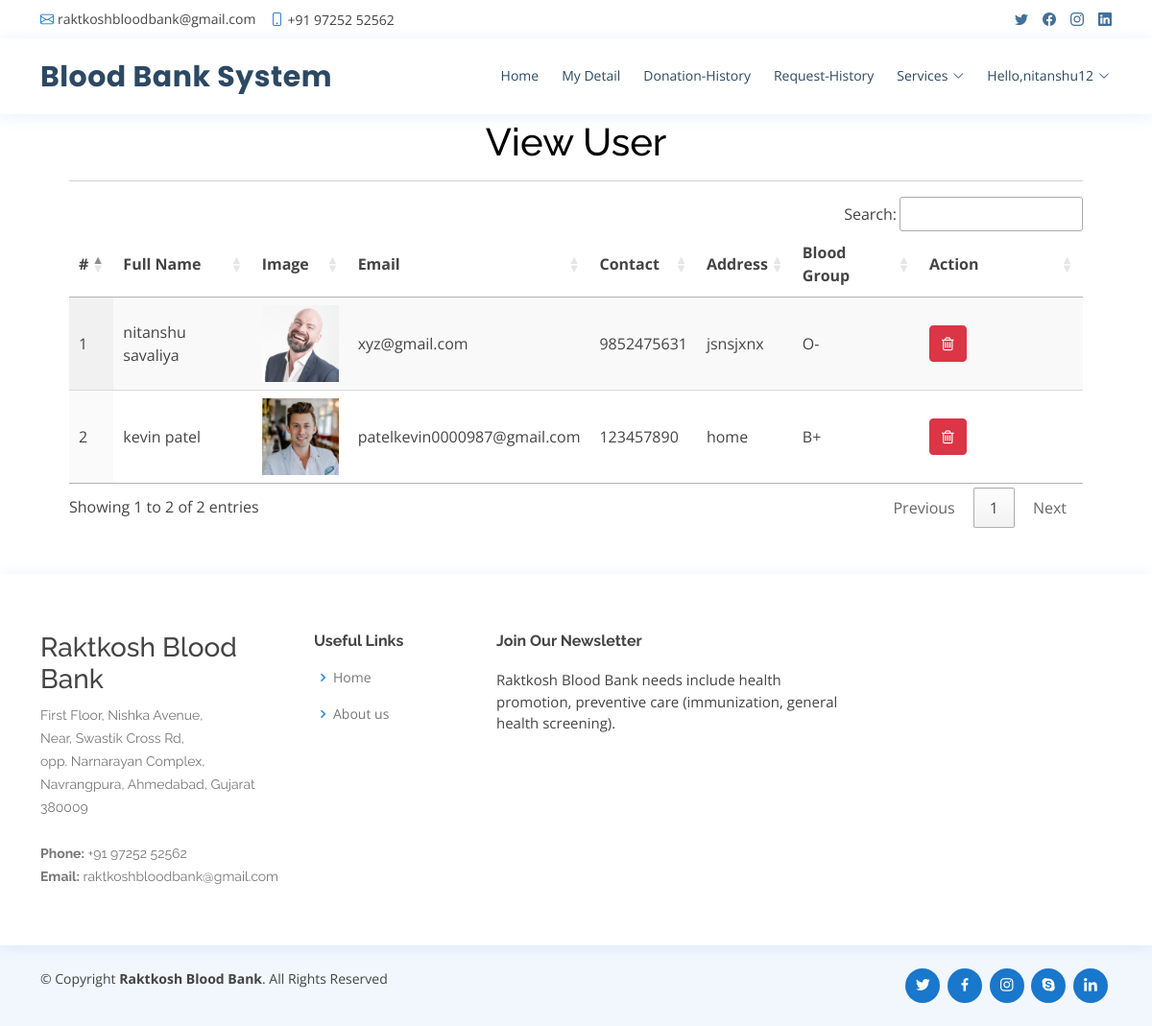
The page /view_user (signed in) on the database its author committed.
### raktkosh/models.py (models this page shows, shortened)
class UserProfile(models.Model):
    user = models.ForeignKey(User, on_delete=models.CASCADE, null=True)
    contact = models.CharField(max_length=100, null=True)
    address = models.CharField(max_length=100, null=True)
    blood_group = models.ForeignKey(Category, on_delete=models.CASCADE, null=True, blank=True)
    dob = models.DateField(null=True)
    image = models.FileField(null=True)

class Category(models.Model):
    name = models.CharField(max_length=100, null=True, blank=True)

### raktkosh/views.py (the view)
# urls.py: path('view_user', views.view_user, name='view_user'),
@login_required(login_url='admin_login')
def view_user(request):
    data = UserProfile.objects.all()
    d = {'data':data}
    return render(request,'view_user.html',d)

### raktkosh/templates/view_user.html
{% extends 'base.html' %}
{% load static %}
{% block body %}
<div class="container-fluid" style="width:90%;margin-top:8%">
                    <div class="container-fluid">
                        <h1 align="center" style=" color : #000000 ;margin-top:12%">View User</h1>
                         </div><hr>
                                <table id="example" class="display" style="width:100%">
                                  <thead>
                                    <tr>
                                      <th>#</th>
                                      <th>Full Name</th>
                                      <th>Image</th>
                                      <th>Email</th>
                                      <th>Contact</th>
                                      <th>Address</th>
                                      <th>Blood Group</th>
                                      <th>Action</th>
                                  </tr>
                              </thead>
                              <tbody>
                              {% for i in data %}
                                <tr>
                                  <td>{{forloop.counter}}</td>
                                  <td>{{i.user.first_name}} {{i.user.last_name}}</td>
                                  <td><img src="{{i.image.url}}" style="width:80px;height:80px"></td>
                                  <td>{{i.user.email}}</td>
                                  <td>{{i.contact}}</td>
                                  <td>{{i.address}}</td>
                                  <td>{{i.blood_group.name}}</td>
                                    <td style="width:150px">
                                      <a href="{% url 'delete_user' i.id %}" ><button class="btn btn-danger" onclick="return confirm('Are you sure?')"><i class="fa fa-trash-o"></i></button></a></td>
                              </tr>
                              {% endfor %}
                          </tbody>
                      </table>
                  </div>
{% endblock %}

### raktkosh/templates/base.html (shortened to what this page needs)
<!DOCTYPE html>
<html lang="en">
  {% load static %}
  {% load active_link_tags %}
<head>
  <link href="{% static 'vendor/fontawesome-free/css/all.min.css' %}" rel="stylesheet">
  <link href="{% static 'vendor/animate.css/animate.min.css' %}" rel="stylesheet">
  <link href="{% static 'vendor/bootstrap/css/bootstrap.min.css' %}" rel="stylesheet">
  <link href="{% static 'vendor/bootstrap-icons/bootstrap-icons.css' %}" rel="stylesheet">
  <link href="{% static 'vendor/boxicons/css/boxicons.min.css' %}" rel="stylesheet">
  <link href="{% static 'vendor/glightbox/css/glightbox.min.css' %}" rel="stylesheet">
  <link href="{% static 'vendor/remixicon/remixicon.css' %}" rel="stylesheet">
  <link href="{% static 'vendor/swiper/swiper-bundle.min.css' %}" rel="stylesheet">
  <link href="{% static 'css/style.css' %}" rel="stylesheet">
  <link rel="stylesheet" href="https://cdnjs.cloudflare.com/ajax/libs/font-awesome/4.7.0/css/font-awesome.min.css">
  <link rel='stylesheet' type='text/css' href="https://cdn.datatables.net/1.10.21/css/jquery.dataTables.min.css">
  <link rel='stylesheet' type='text/css' href="https://cdn.datatables.net/buttons/1.6.2/css/buttons.dataTables.min.css">
</head>
<body>
  <div id="topbar" class="d-flex align-items-center fixed-top">
    <div class="container d-flex justify-content-between">
      <div class="contact-info d-flex align-items-center">
        <i class="bi bi-envelope"></i> <a href="mailto:contact@example.com">raktkoshbloodbank@gmail.com</a>
        <i class="bi bi-phone"></i> +91 97252 52562
      </div>
      <div class="d-none d-lg-flex social-links align-items-center">
        <a href="#" class="twitter"><i class="bi bi-twitter"></i></a>
        <a href="#" class="facebook"><i class="bi bi-facebook"></i></a>
        <a href="#" class="instagram"><i class="bi bi-instagram"></i></a>
        <a href="#" class="linkedin"><i class="bi bi-linkedin"></i></i></a>
      </div>
    </div>
  </div>
  <header id="header" class="fixed-top">
    <div class="container d-flex align-items-center">
      <h1 class="logo me-auto"><a href="index.html">Blood Bank System</a></h1>
      {% if request.user.is_staff %}
      <nav id="navbar" class="navbar order-last order-lg-0">
        <ul>
          <li><a class="{% active_link 'admin_home' %}" href="{% url 'admin_home' %}">Home</a></li>
          <!-- <li class="dropdown"><a href="#"><span>Category</span> <i class="bi bi-chevron-down"></i></a>
            <ul>
              <li><a href="/add_category">Add Blood Category</a></li>
              <li><a href="/view_category">View Blood Category</a></li>
            </ul>
          </li> -->
          <li><a class="{% active_link 'view_user' %}" href="{% url 'view_user' %}">Users</a></li>
          <li><a class="{% active_link 'history' %}" href="{% url 'history' %}">history</a></li>
          <li class="dropdown"><a href="#"><span>Services</span> <i class="bi bi-chevron-down"></i></a>
            <ul>
              <li><a href="{% url 'request_blood' %}">Request for Blood</a></li>
              <li><a href="/donator_blood">Donate for Blood</a></li>
            </ul>
          </li>
          <li><a class="{% active_link 'admin_blood' %}" href="{% url 'admin_blood' %}">Stock</a></li>
          <li class="dropdown">
            <a href="#" class="appointment-btn scrollto" style="color: #fff;"><span class="d-none d-md-inline">Welcome,</span> {{request.user.username}} <i class="bi bi-chevron-down"></i></a>
            <ul>
              <li><a href="{% url 'change_password' %}">Change Password</a></li>
              <li><a href="{% url 'logout' %}">Logout</a></li>
            </ul>
          </li>
        </ul>
        <i class="bi bi-list mobile-nav-toggle"></i>
      </nav>
      {% elif request.user.is_authenticated %}
      <nav id="navbar" class="navbar order-last order-lg-0">
        <ul>
          <li><a class="" href="{% url 'home' %}">Home</a></li>
          <li><a class="{% active_link 'profile' %}" href="/profile">My Detail</a></li>
          <li><a class="{% active_link 'donation_history' %}" href="/donation_history">Donation-History</a></li>
          <li><a class="{% active_link 'request_history' %}" href="{% url 'request_history' %}">Request-History</a></li>
          <li class="dropdown"><a href="#"><span>Services</span> <i class="bi bi-chevron-down"></i></a>
          </li>
          <li class="dropdown"><a href="#"><span>Hello,{{request.user.username}}</span> <i class="bi bi-chevron-down"></i></a>
          </li>
        </ul>
      </nav>
      {% endif %}
  </header>
  <div class="mt-5 mb-5" style="margin-top:14%">
  {% block body %}
  {% endblock %}
  </div>
  <footer id="footer">
    <div class="footer-top">
      <div class="container">
        <div class="row">
          <div class="col-lg-3 col-md-6 footer-contact">
            <h3>Raktkosh Blood Bank</h3>
            <p>
              First Floor, Nishka Avenue,<br>
               Near, Swastik Cross Rd,<br>
                opp. Narnarayan Complex,<br>
                 Navrangpura, Ahmedabad, Gujarat 380009 <br><br>
              <strong>Phone:</strong> +91 97252 52562<br>
              <strong>Email:</strong> raktkoshbloodbank@gmail.com<br>
            </p>
          </div>
          <div class="col-lg-2 col-md-6 footer-links">
            <h4>Useful Links</h4>
            <ul>
              <li><i class="bx bx-chevron-right"></i> <a href="#">Home</a></li>
              <li><i class="bx bx-chevron-right"></i> <a href="#">About us</a></li>
            </ul>
          </div>
          <div class="col-lg-4 col-md-6 footer-newsletter">
            <h4>Join Our Newsletter</h4>
            <p>Raktkosh Blood Bank needs include health promotion, preventive care (immunization, general health screening).</p>
          </div>
        </div>
      </div>
    </div>
    <div class="container d-md-flex py-4">
      <div class="me-md-auto text-center text-md-start">
        <div class="copyright">
          &copy; Copyright <strong><span>Raktkosh Blood Bank</span></strong>. All Rights Reserved
        </div>
        <div class="credits">
        </div>
      </div>
      <div class="social-links text-center text-md-right pt-3 pt-md-0">
        <a href="#" class="twitter"><i class="bx bxl-twitter"></i></a>
        <a href="#" class="facebook"><i class="bx bxl-facebook"></i></a>
        <a href="#" class="instagram"><i class="bx bxl-instagram"></i></a>
        <a href="#" class="google-plus"><i class="bx bxl-skype"></i></a>
        <a href="#" class="linkedin"><i class="bx bxl-linkedin"></i></a>
      </div>
    </div>
  </footer>
</body>
</html>

### raktkosh/static/css/style.css (style rules this page uses)
body { font-family: "Open Sans", sans-serif; color: #444444; }
a { color: #1977cc; text-decoration: none; }
h1, h2, h3, h4, h5, h6 { font-family: "Raleway", sans-serif; }
#topbar { background: #fff; height: 40px; font-size: 14px; transition: all 0.5s; z-index: 996; }
#topbar .contact-info a { line-height: 1; color: #444444; transition: 0.3s; }
#topbar .contact-info i { color: #1977cc; padding-right: 4px; margin-left: 15px; line-height: 0; }
#topbar .contact-info i:first-child { margin-left: 0; }
#topbar .social-links a { color: #437099; padding-left: 15px; display: inline-block; line-height: 1px; transition: 0.3s; }
#topbar .social-links a:first-child { border-left: 0; }
#header { background: #fff; transition: all 0.5s; z-index: 997; padding: 15px 0; top: 40px; box-shadow: 0px 2px 15px rgba(25, 119, 204, 0.1); }
#header .logo { font-size: 30px; margin: 0; padding: 0; line-height: 1; font-weight: 700; letter-spacing: 0.5px; font-family: "Poppins", sans-serif; }
#header .logo a { color: #2c4964; }
.navbar { padding: 0; }
.navbar ul { margin: 0; padding: 0; display: flex; list-style: none; align-items: center; }
.navbar li { position: relative; }
.navbar>ul>li { position: relative; white-space: nowrap; padding: 8px 0 8px 20px; }
.navbar a, .navbar a:focus { display: flex; align-items: center; justify-content: space-between; font-size: 14px; color: #2c4964; white-space: nowrap; transition: 0.3s; border-bottom: 2px solid #fff; padding: 5px 2px; }
.navbar a i, .navbar a:focus i { font-size: 12px; line-height: 0; margin-left: 5px; }
#footer { color: #444444; font-size: 14px; background: #f1f7fd; }
#footer .footer-top { padding: 60px 0 30px 0; background: #fff; box-shadow: 0px 2px 15px rgba(25, 119, 204, 0.1); }
#footer .footer-top .footer-contact { margin-bottom: 30px; }
#footer .footer-top .footer-contact p { font-size: 14px; line-height: 24px; margin-bottom: 0; font-family: "Raleway", sans-serif; color: #777777; }
#footer .footer-top h4 { font-size: 16px; font-weight: bold; color: #444444; position: relative; padding-bottom: 12px; }
#footer .footer-top .footer-links { margin-bottom: 30px; }
#footer .footer-top .footer-links ul { list-style: none; padding: 0; margin: 0; }
#footer .footer-top .footer-links ul i { padding-right: 2px; color: #1c84e3; font-size: 18px; line-height: 1; }
#footer .footer-top .footer-links ul li { padding: 10px 0; display: flex; align-items: center; }
#footer .footer-top .footer-links ul li:first-child { padding-top: 0; }
#footer .footer-top .footer-links ul a { color: #777777; transition: 0.3s; display: inline-block; line-height: 1; }
#footer .footer-newsletter { font-size: 15px; }
#footer .footer-newsletter h4 { font-size: 16px; font-weight: bold; color: #444444; position: relative; padding-bottom: 12px; }
#footer .credits { padding-top: 5px; font-size: 13px; color: #444444; }
#footer .social-links a { font-size: 18px; display: inline-block; background: #1977cc; color: #fff; line-height: 1; padding: 8px 0; margin-right: 4px; border-radius: 50%; text-align: center; width: 36px; height: 36px; transition: 0.3s; }

### rows shown on the page
UserProfile: user.first_name "nitanshu", user.last_name "savaliya", image (picture), user.email "xyz@gmail.com", contact "9852475631", address "jsnsjxnx", blood_group.name "O-"
UserProfile: user.first_name "kevin", user.last_name "patel", image (picture), user.email "patelkevin0000987@gmail.com", contact "123457890", address "home", blood_group.name "B+"

### other values the page prints
{{ request.user.username }} "nitanshu12"
